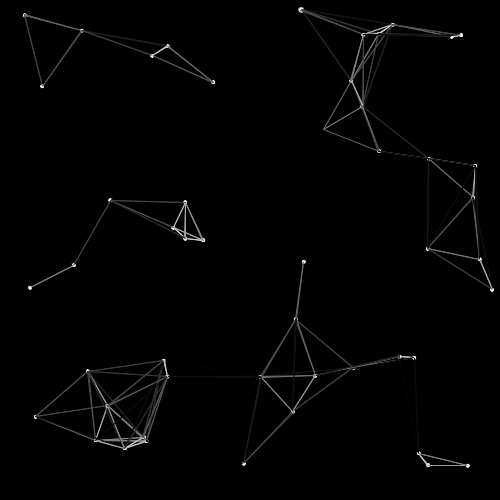
Frame 1 (no input)
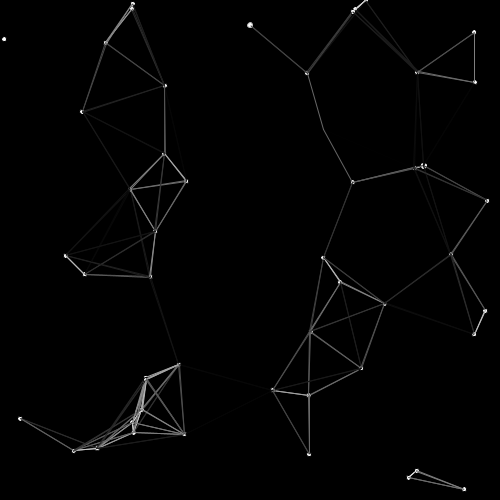
Frame 60 (the mouse pressed at the canvas centre just before this capture)
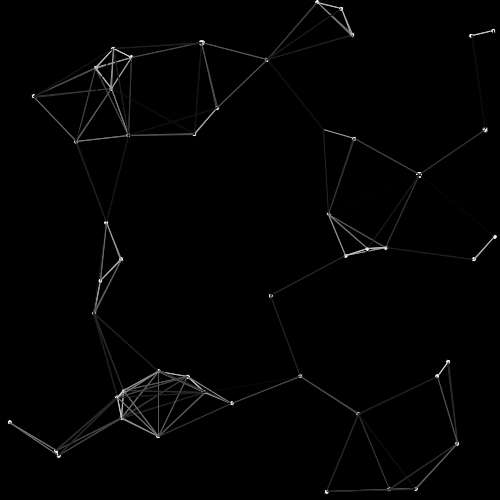
Frame 120 (the mouse held since frame 60 and released just before this capture)

The Processing sketch that drew these frames (run headless with seeded random() and noise(); from frame 60 on, the mouse is pressed at the canvas centre):

// Processing sketch: week03_6_attrction
// ── week03_6_attrction.pde
void setup(){
  size(500,500);
  for(int i=0;i<N;i++){
    x[i] = random(500);
    y[i] = random(500);
    dx[i] = random(-1,+1);//亂數跑
    dy[i] = random(-1,+1);//亂數跑
  }
}
int N = 50;
float [] x = new float[N];
float [] y = new float[N];
float [] dx = new float[N];
float [] dy = new float[N];
void draw(){
  background(0);
  for(int i=1;i<N;i++){
    ellipse(x[i], y[i], 5, 5);
    for(int k=0;k<N;k++){
      float d = dist(x[i],y[i], x[k],y[k]);
      stroke(2.55*(100-d));//線上顏色
      if(d <100){
        line(x[i],y[i], x[k],y[k]);
        dx[i] += (x[k]-x[i])*0.00001;
        dy[i] += (y[k]-y[i])*0.00001;
      }
    }
    x[i] += dx[i];
    y[i] += dy[i];
    if(x[i]<0 || x[i]>500) dx[i] = -dx[i];//碰到邊緣即反彈
    if(y[i]<0 || y[i]>500) dy[i] = -dy[i];//碰到邊緣即反彈
  }
}
